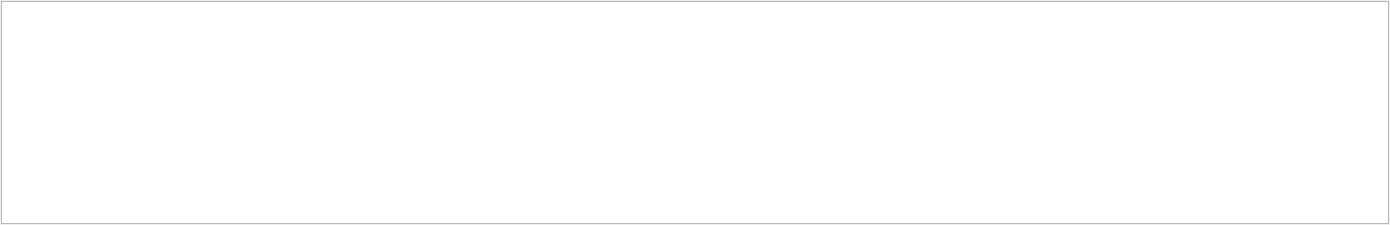
<?xml version="1.0" encoding="UTF-8"?>
<ui version="4.0">
 <class>LogView</class>
 <widget class="QWidget" name="LogView">
  <property name="geometry">
   <rect>
    <x>0</x>
    <y>0</y>
    <width>1390</width>
    <height>225</height>
   </rect>
  </property>
  <property name="sizePolicy">
   <sizepolicy hsizetype="Preferred" vsizetype="Preferred">
    <horstretch>0</horstretch>
    <verstretch>0</verstretch>
   </sizepolicy>
  </property>
  <property name="minimumSize">
   <size>
    <width>0</width>
    <height>225</height>
   </size>
  </property>
  <property name="windowTitle">
   <string>Form</string>
  </property>
  <layout class="QGridLayout" name="gridLayout">
   <property name="leftMargin">
    <number>1</number>
   </property>
   <property name="topMargin">
    <number>1</number>
   </property>
   <property name="rightMargin">
    <number>1</number>
   </property>
   <property name="bottomMargin">
    <number>1</number>
   </property>
   <property name="spacing">
    <number>1</number>
   </property>
   <item row="0" column="0">
    <widget class="QTableWidget" name="tableWidgetLogView">
     <property name="sizePolicy">
      <sizepolicy hsizetype="Expanding" vsizetype="Expanding">
       <horstretch>0</horstretch>
       <verstretch>0</verstretch>
      </sizepolicy>
     </property>
     <property name="minimumSize">
      <size>
       <width>0</width>
       <height>0</height>
      </size>
     </property>
     <property name="font">
      <font>
       <pointsize>8</pointsize>
      </font>
     </property>
     <property name="contextMenuPolicy">
      <enum>Qt::CustomContextMenu</enum>
     </property>
     <property name="frameShape">
      <enum>QFrame::StyledPanel</enum>
     </property>
     <property name="editTriggers">
      <set>QAbstractItemView::NoEditTriggers</set>
     </property>
     <property name="alternatingRowColors">
      <bool>true</bool>
     </property>
     <property name="showGrid">
      <bool>true</bool>
     </property>
     <property name="gridStyle">
      <enum>Qt::DotLine</enum>
     </property>
     <property name="wordWrap">
      <bool>false</bool>
     </property>
     <property name="columnCount">
      <number>3</number>
     </property>
     <attribute name="horizontalHeaderVisible">
      <bool>false</bool>
     </attribute>
     <attribute name="horizontalHeaderMinimumSectionSize">
      <number>20</number>
     </attribute>
     <attribute name="horizontalHeaderStretchLastSection">
      <bool>true</bool>
     </attribute>
     <attribute name="verticalHeaderVisible">
      <bool>false</bool>
     </attribute>
     <attribute name="verticalHeaderMinimumSectionSize">
      <number>19</number>
     </attribute>
     <attribute name="verticalHeaderDefaultSectionSize">
      <number>20</number>
     </attribute>
     <column/>
     <column/>
     <column/>
    </widget>
   </item>
  </layout>
 </widget>
 <resources/>
 <connections/>
</ui>
